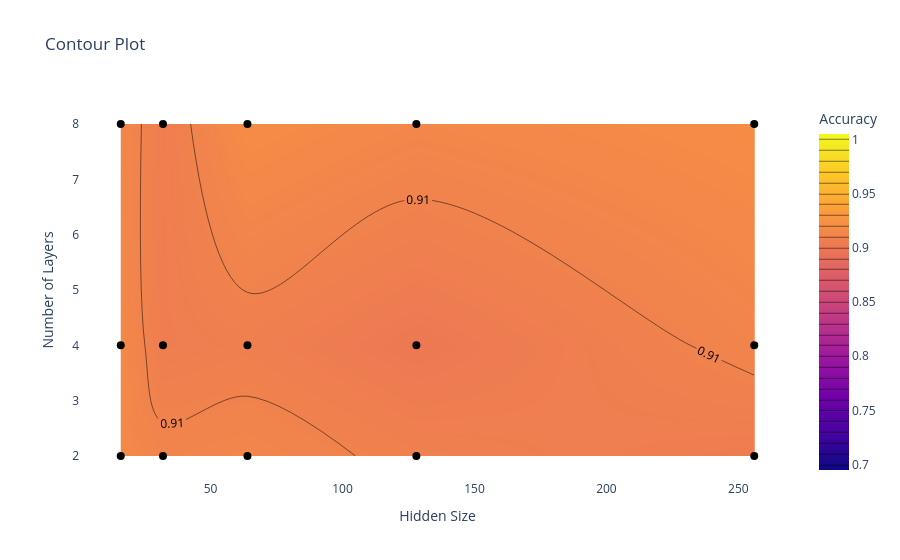

Source (notebook cell):
### Code cell
grid = analysis.results_df
plot_contour(grid, "config/hidden_size", "config/num_layers", "accuracy", start=0.7)

### Figure 1 — Plotly figure (JSON) as saved in the notebook; plotly's stock layout.template omitted (floating-point values rounded to 4 significant figures)
{"data": [{"colorbar": {"title": {"text": "Accuracy"}}, "colorscale": [[0, "#0d0887"], [0.1111, "#46039f"], [0.2222, "#7201a8"], [0.3333, "#9c179e"], [0.4444, "#bd3786"], [0.5556, "#d8576b"], [0.6667, "#ed7953"], [0.7778, "#fb9f3a"], [0.8889, "#fdca26"], [1, "#f0f921"]], "contours": {"coloring": "heatmap", "end": 1, "showlabels": true, "size": 0.01, "start": 0.7}, "type": "contour", "x": [16, 32, 64, 128, 256, 16, 32, 64, 128, 256, 16, 32, 64, 128, 256], "y": [2, 2, 2, 2, 2, 4, 4, 4, 4, 4, 8, 8, 8, 8, 8], "z": [0.9164, 0.912, 0.9135, 0.9081, 0.9041, 0.9161, 0.9054, 0.9071, 0.9007, 0.9122, 0.9144, 0.9054, 0.9194, 0.9148, 0.9196]}, {"customdata": [0.9164, 0.912, 0.9135, 0.9081, 0.9041, 0.9161, 0.9054, 0.9071, 0.9007, 0.9122, 0.9144, 0.9054, 0.9194, 0.9148, 0.9196], "hovertemplate": "Hidden Size: %{x}<br>Number of Layers: %{y}<br>Accuracy: %{customdata:.4f}<extra></extra>", "marker": {"color": "black", "size": 8, "symbol": "circle"}, "mode": "markers", "name": "Data Points", "type": "scatter", "x": [16, 32, 64, 128, 256, 16, 32, 64, 128, 256, 16, 32, 64, 128, 256], "y": [2, 2, 2, 2, 2, 4, 4, 4, 4, 4, 8, 8, 8, 8, 8]}], "layout": {"paper_bgcolor": "white", "plot_bgcolor": "white", "title": {"text": "Contour Plot"}, "xaxis": {"showgrid": false, "title": {"text": "Hidden Size"}}, "yaxis": {"showgrid": false, "title": {"text": "Number of Layers"}}}}
